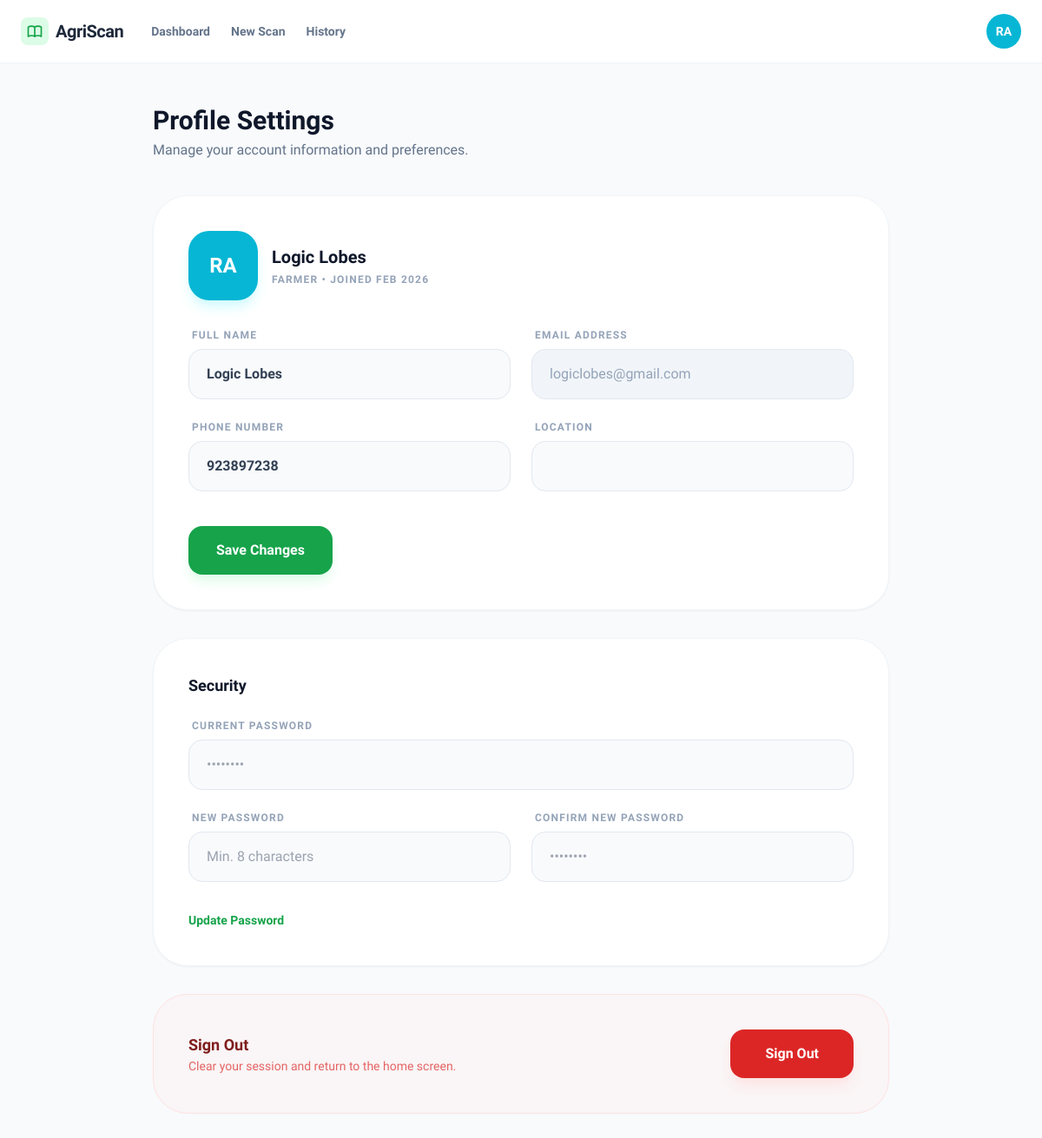
The app's page /profile (signed in) with its own data.
### models.py (models this page shows)
class User(db.Model, UserMixin):
    id = db.Column(db.Integer, primary_key=True)
    full_name = db.Column(db.String(100), nullable=False)
    email = db.Column(db.String(120), unique=True, nullable=False)
    password = db.Column(db.String(200), nullable=False)
    phone = db.Column(db.String(20))
    location = db.Column(db.String(100))
    role = db.Column(db.String(50))
    scans = db.relationship('Scan', backref='owner', lazy=True)

### app.py (the view)
@app.route('/profile', methods=['GET', 'POST'])
@login_required
def profile():
    if request.method == 'POST':
        current_user.full_name = request.form.get('full_name')
        current_user.phone = request.form.get('phone')
        current_user.location = request.form.get('location')
        db.session.commit()
        return redirect(url_for('profile'))
    return render_template('profile.html')

### app.py (called while the page is built)
@login_manager.user_loader
def load_user(user_id):
    return User.query.get(int(user_id))

### templates/profile.html (shortened to what this page needs)
<!DOCTYPE html>
<html lang="en">
<head>
    <script src="https://cdn.tailwindcss.com"></script>
</head>
<body class="bg-slate-50 text-slate-900">
    <nav class="bg-white border-b border-slate-100 px-6 py-4 flex items-center justify-between sticky top-0 z-50">
        <div class="flex items-center gap-8">
            <div class="flex items-center gap-2">
                <div class="bg-green-100 p-1.5 rounded-lg">
                </div>
                <span class="text-xl font-bold tracking-tight text-slate-800">AgriScan</span>
            </div>
            <div class="hidden md:flex items-center gap-6">
                <a href="dashboard.html" class="text-sm font-semibold text-slate-500 hover:text-green-600">Dashboard</a>
                <a href="upload.html" class="text-sm font-semibold text-slate-500 hover:text-green-600">New Scan</a>
                <a href="history.html" class="text-sm font-semibold text-slate-500 hover:text-green-600">History</a>
            </div>
        </div>
        <div class="flex items-center gap-4">
             <div class="w-10 h-10 bg-cyan-500 text-white rounded-full flex items-center justify-center font-bold text-sm shadow-sm ring-2 ring-white ring-offset-2">RA</div>
        </div>
    </nav>
    <main class="max-w-4xl mx-auto px-6 py-12">
        <div class="mb-10">
            <h1 class="text-3xl font-black text-slate-900">Profile Settings</h1>
            <p class="text-slate-500 font-medium mt-1">Manage your account information and preferences.</p>
        </div>
        <div class="grid grid-cols-1 gap-8">
            <div class="bg-white rounded-[2.5rem] border border-slate-100 shadow-sm p-8 md:p-10">
                <div class="flex items-center gap-4 mb-8">
                    <div class="w-20 h-20 bg-cyan-500 text-white rounded-3xl flex items-center justify-center text-2xl font-black shadow-lg shadow-cyan-100">RA</div>
                    <div>
                        <h3 class="text-xl font-extrabold text-slate-900">{{ current_user.full_name }}</h3>
                        <p class="text-slate-400 font-bold text-xs uppercase tracking-widest mt-1">Farmer • Joined Feb 2026</p>
                    </div>
                </div>
                <form class="space-y-6">
                    <div class="grid grid-cols-1 md:grid-cols-2 gap-6">
                        <div>
                            <label class="block text-xs font-bold text-slate-400 uppercase tracking-widest mb-2 px-1">Full Name</label>
                            <input type="text" value="{{ current_user.full_name }}" class="w-full px-5 py-4 rounded-2xl bg-slate-50 border border-slate-200 focus:border-green-500 focus:ring-4 focus:ring-green-500/10 transition outline-none font-bold text-slate-700">
                        </div>
                        <div>
                            <label class="block text-xs font-bold text-slate-400 uppercase tracking-widest mb-2 px-1">Email Address</label>
                            <input type="email" value="{{ current_user.email }}" disabled class="w-full px-5 py-4 rounded-2xl bg-slate-100 border border-slate-200 text-slate-400 cursor-not-allowed font-medium">
                        </div>
                        <div>
                            <label class="block text-xs font-bold text-slate-400 uppercase tracking-widest mb-2 px-1">Phone Number</label>
                            <input type="tel" value="{{ current_user.phone }}" class="w-full px-5 py-4 rounded-2xl bg-slate-50 border border-slate-200 focus:border-green-500 focus:ring-4 focus:ring-green-500/10 transition outline-none font-bold text-slate-700">
                        </div>
                        <div>
                            <label class="block text-xs font-bold text-slate-400 uppercase tracking-widest mb-2 px-1">Location</label>
                            <input type="text" value="" class="w-full px-5 py-4 rounded-2xl bg-slate-50 border border-slate-200 focus:border-green-500 focus:ring-4 focus:ring-green-500/10 transition outline-none font-bold text-slate-700">
                        </div>
                    </div>
                    <div class="pt-4">
                        <button type="submit" class="bg-green-600 text-white px-8 py-4 rounded-2xl font-bold hover:bg-green-700 transition shadow-lg shadow-green-100">
                            Save Changes
                        </button>
                    </div>
                </form>
            </div>
            <div class="bg-white rounded-[2.5rem] border border-slate-100 shadow-sm p-8 md:p-10">
                <h4 class="text-lg font-bold text-slate-900 mb-6">Security</h4>
                <div class="space-y-6">
                    <div>
                        <label class="block text-xs font-bold text-slate-400 uppercase tracking-widest mb-2 px-1">Current Password</label>
                        <input type="password" placeholder="••••••••" class="w-full px-5 py-4 rounded-2xl bg-slate-50 border border-slate-200 focus:border-green-500 focus:ring-4 focus:ring-green-500/10 transition outline-none">
                    </div>
                    <div class="grid grid-cols-1 md:grid-cols-2 gap-6">
                        <div>
                            <label class="block text-xs font-bold text-slate-400 uppercase tracking-widest mb-2 px-1">New Password</label>
                            <input type="password" placeholder="Min. 8 characters" class="w-full px-5 py-4 rounded-2xl bg-slate-50 border border-slate-200 focus:border-green-500 focus:ring-4 focus:ring-green-500/10 transition outline-none">
                        </div>
                        <div>
                            <label class="block text-xs font-bold text-slate-400 uppercase tracking-widest mb-2 px-1">Confirm New Password</label>
                            <input type="password" placeholder="••••••••" class="w-full px-5 py-4 rounded-2xl bg-slate-50 border border-slate-200 focus:border-green-500 focus:ring-4 focus:ring-green-500/10 transition outline-none">
                        </div>
                    </div>
                    <div class="pt-2">
                        <button type="button" class="text-green-600 font-extrabold text-sm hover:underline">Update Password</button>
                    </div>
                </div>
            </div>
            <div class="bg-red-50/50 rounded-[2.5rem] border border-red-100 p-8 md:p-10 flex flex-col md:flex-row items-center justify-between gap-6">
                <div>
                    <h4 class="text-lg font-bold text-red-900">Sign Out</h4>
                    <p class="text-red-600/70 text-sm font-medium">Clear your session and return to the home screen.</p>
                </div>
                <a href="{{ url_for('logout') }}" class="bg-red-600 text-white px-10 py-4 rounded-2xl font-bold hover:bg-red-700 transition shadow-lg shadow-red-100">
                    Sign Out
                </a>
            </div>
        </div>
    </main>
</body>
</html>

### templates/profile.html (style rules this page uses)
body { font-family: 'Plus Jakarta Sans', sans-serif; }

### records on screen
User: full_name "Logic Lobes", email "logiclobes@gmail.com", phone "923897238"
